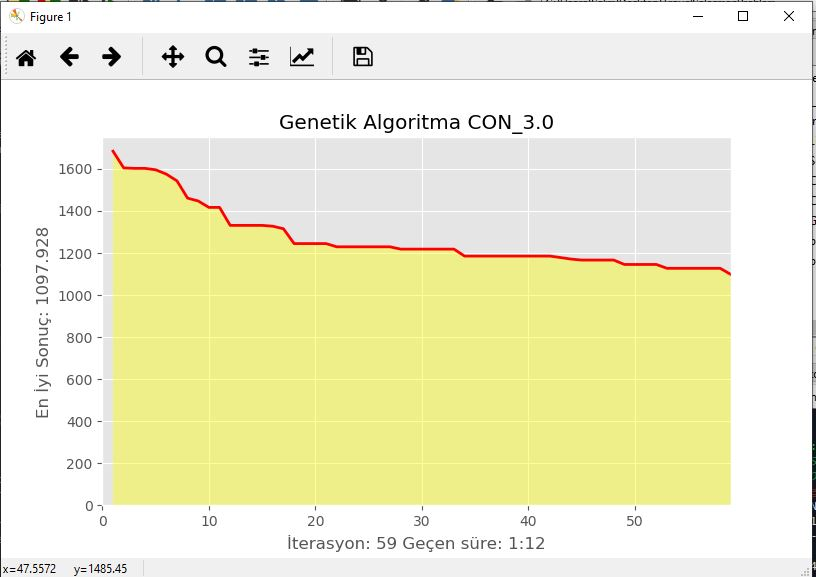

Here is the Python script that generated this plot:
# -*- coding: utf-8 -*-
"""
Created on Sat Oct 12 19:04:12 2019

@author: Salim
"""

import pandas 
import numpy as np
import random
import Con_3
import matplotlib.pyplot as plt
import matplotlib.animation as animation
from matplotlib import style
from datetime import datetime

import xlrd
""" GRAFİK GÖRÜNÜMÜ """
#style.use("seaborn-whitegrid")
#style.use("dark_background")
style.use("ggplot")
""" KULLANICI DEĞERLERİ """
xlsx_dosya_yolu="CON_3.xlsx"
baş_cözüm_sayısı=100
çarp_oranı=0.90
mut_oranı=0.90
matrix_boyutu=[51,51]
durdurma_kriteri=1100

""" -----------------"""


#con_3=Con_3.Array().liste()
carp=Con_3.Array()


workbook = xlrd.open_workbook(xlsx_dosya_yolu)
sheet = workbook.sheet_by_index(0)
con=list()
for rowx in range(1,sheet.nrows):
    values = sheet.row_values(rowx)
    for i in values:
        con.append(i)

con_3=np.reshape(con,matrix_boyutu)

#con_3=np.reshape(con_3,[51,51])

#df=pandas.read_excel('CON_3.xlsx')  


yeni_genler=pandas.DataFrame(columns=list(range(con_3.shape[0]+1)))

def cözüm_oluştur(liste,baş_cözüm_sayısı):
    baş_cözümleri=pandas.DataFrame(columns=list(range(con_3.shape[0]+1)))
    for j in range(baş_cözüm_sayısı):
        ilk_şehir=1
        liste=[ilk_şehir]
        for i in range(con_3.shape[0]-1):
            rand=random.randint(1,con_3.shape[0]-1)
            while( rand in liste):
                rand=random.randint(0,con_3.shape[0]-1)
            liste.append(rand)
        liste.append(ilk_şehir)
        baş_cözümleri.loc[j]=liste
    return baş_cözümleri



def uygunluk_hesapla(liste=None,tek_liste=None,gen_sayısı=None):
    toplam_list=list()
    if liste is not None and gen_sayısı is not None:
        for i in range(gen_sayısı):
            cözüm=liste.loc[i]
            toplam=0
            toplam=float(toplam)
            for i in range(len(cözüm)-1):
                toplam+=con_3[cözüm.iloc[i]][cözüm.iloc[i+1]]
            toplam_list.append(toplam)
        return toplam_list
    elif tek_liste is not None:
        toplam=0
        toplam=float(toplam)
        #tek_liste.pop()
        for i in range(len(tek_liste)-1):
            toplam+=con_3[tek_liste[i]][tek_liste[i+1]]
        return toplam

def çarplazlama(liste,gen_sayısı,çarp_oranı):
    randomlar={"s1":[],"s2":[]}
    for i in range(0,int((len(liste.index))*(çarp_oranı))):
            s1=random.randint(0,gen_sayısı)
            s2=random.randint(0,gen_sayısı)
            while(s1 is  s2):
                s1=random.randint(0,gen_sayısı)
                s2=random.randint(0,gen_sayısı)
            randomlar["s1"].append(s1)
            randomlar["s2"].append(s2)
            p1=list(liste.loc[s1].values)
            p2=list(liste.loc[s2].values)
        
            yeni_gen=carp.carplazlama(p1,p2)
            p1_uy=uygunluk_hesapla(tek_liste=p1)
            p2_uy=uygunluk_hesapla(tek_liste=p2)
            yeni_gen_uy=uygunluk_hesapla(tek_liste=yeni_gen)
            yeni_genler.loc[i]=yeni_gen
            if yeni_gen_uy<p1_uy:
                liste.loc[s1]=yeni_gen
            elif yeni_gen_uy<p2_uy:
                liste.loc[s2]=yeni_gen
            else:
                continue
            
    return liste

def Mutasyon(liste,gen_sayısı,M_oranı):
    for i in range(0,int((gen_sayısı)*(M_oranı))):
        p1=list(liste.loc[i].values)
        eski_gen_uygunluk=uygunluk_hesapla(tek_liste=p1)
        yeni_gen=carp.mutasyon(p1)
        yeni_gen_uygunluk=uygunluk_hesapla(tek_liste=yeni_gen)
        if yeni_gen_uygunluk < eski_gen_uygunluk:
            liste.loc[i]=yeni_gen
        else:
            continue
    return liste
""" GRAFİK İLE GÖSTERMEDEN PRİNT EDER """ 
def main():
    çözümler=cözüm_oluştur(con_3,baş_cözüm_sayısı)
    #uygunluk=pandas.DataFrame()
    #çözümler=çarplazlama(çözümler,len(çözümler.index)-1,çarp_oranı)
    
    iterasyon=0
    while True:
        iterasyon+=1
        çözümler=çarplazlama(çözümler,len(çözümler.index)-1,çarp_oranı)
        çözümler=Mutasyon(çözümler,len(çözümler.index),mut_oranı)
        uzunluklar=uygunluk_hesapla(liste=çözümler,gen_sayısı=len(çözümler.index))
        result=sorted(uzunluklar)
        print(f"{iterasyon}. iteresyon sonucunda en iyi çözüm {result[0]}")
        if result[0]<durdurma_kriteri:
            ind=uzunluklar.index(result[0])
            en_iyi_yol=çözümler.loc[ind]
            print(result[0])
            print("---------")
            print(en_iyi_yol.values)
            break

#main()
#grafiğe çizdirmeden çalıştıma için alt kısmı yorum satırı yapınız ve main() fonksiyonunu çalıştırın
""" GRAFİK KODLARI """

fig, (ax) = plt.subplots(1,1)
ax = plt.axes(autoscale_on=True,xlim=(0,10), ylim=(0,1750))
line, = ax.plot([], [], lw=2,color='red')
t1 = ax.text(0, 0, '')


def init():
    line.set_data([], [])
    plt.title("Genetik Algoritma CON_3.0")
    plt.xlabel("İterasyon")
    plt.ylabel("Sonuç")
    #t1.set_text("")
    return line


iterasyon=0
çözümler=cözüm_oluştur(con_3,baş_cözüm_sayısı)
dakika=datetime.now().minute
xs=[]
ys=[]
def animate(i):
    global iterasyon,çözümler,dakika
    süre=datetime.now().minute
    geçen_dakika=abs(dakika-süre)
    iterasyon+=1
    çözümler=çarplazlama(çözümler,len(çözümler.index)-1,çarp_oranı)
    çözümler=Mutasyon(çözümler,len(çözümler.index),mut_oranı)
    uzunluklar=uygunluk_hesapla(liste=çözümler,gen_sayısı=len(çözümler.index))
    result=sorted(uzunluklar)
    #print(f"{iterasyon}. iteresyon sonucunda en iyi çözüm {result[0]}")
    if result[0]<durdurma_kriteri:
        ind=uzunluklar.index(result[0])
        en_iyi_yol=çözümler.loc[ind]
        print("BULUNAN EN İYİ ÇÖZÜM")
        print(f"sonuç:{result[0]}")
        print("---------")
        print(en_iyi_yol.values)
        anim.event_source.stop()
    if iterasyon>10:
        ax.set_xlim(0,iterasyon)
    xs.append(iterasyon)
    ys.append(result[0])

    ax.set_ylabel("En İyi Sonuç: "+str("%.3f" % result[0]))
    ax.set_xlabel('İterasyon: ' + str(iterasyon)+" Geçen süre: "+str( geçen_dakika)+":"+str(datetime.now().second))
    ax.collections.clear()
    ax.fill_between(xs,ys,0, facecolor='yellow', alpha=0.4)
    #ax.text(xs[-1],1750,"Salim Başköy",fontsize=10)
    #t1.set_position(xs[-1],1750)
    #t1.set_text("Salim Başköy")
    line.set_data(xs,ys)
    return line,

anim = animation.FuncAnimation(fig, animate, init_func=init,
                               frames=200, interval=100, blit=False)
plt.show()

    

        




            
            
            
            
